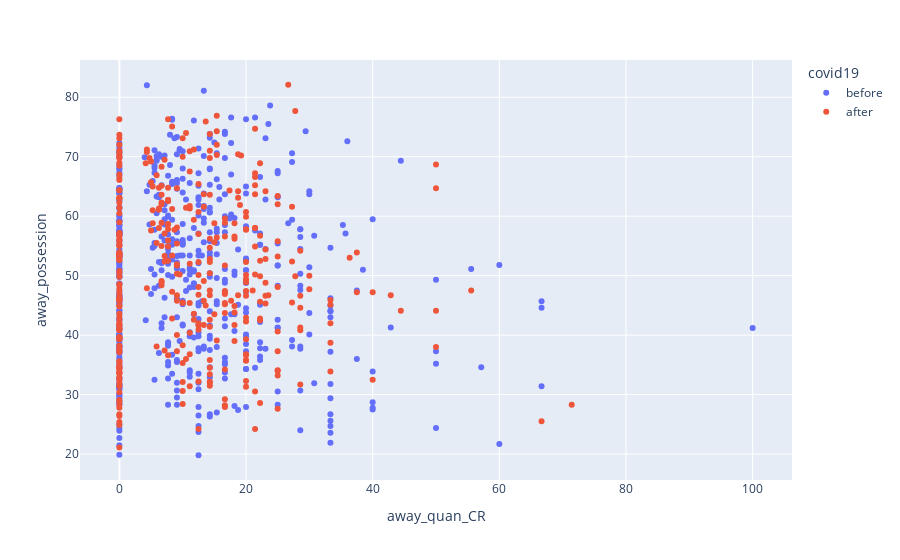

Write notebook code for a chart like this one.
### Code cell
away_possession_vs_quanCR = px.scatter(away_data, x='away_quan_CR', y='away_possession',color='covid19')
away_possession_vs_quanCR.show()

### Figure 1 — Plotly figure (JSON) as saved in the notebook; plotly's stock layout.template omitted (floating-point values rounded to 4 significant figures; data arrays with more than 128 entries replaced by an {"elided": "..."} marker saying what was removed)
{"data": [{"hovertemplate": "covid19=before<br>away_quan_CR=%{x}<br>away_possession=%{y}<extra></extra>", "legendgroup": "before", "marker": {"color": "#636efa", "symbol": "circle"}, "mode": "markers", "name": "before", "orientation": "v", "showlegend": true, "type": "scatter", "x": {"elided": "500 float values"}, "xaxis": "x", "y": {"elided": "500 float values"}, "yaxis": "y"}, {"hovertemplate": "covid19=after<br>away_quan_CR=%{x}<br>away_possession=%{y}<extra></extra>", "legendgroup": "after", "marker": {"color": "#EF553B", "symbol": "circle"}, "mode": "markers", "name": "after", "orientation": "v", "showlegend": true, "type": "scatter", "x": {"elided": "355 float values"}, "xaxis": "x", "y": {"elided": "355 float values"}, "yaxis": "y"}], "layout": {"legend": {"title": {"text": "covid19"}, "tracegroupgap": 0}, "margin": {"t": 60}, "xaxis": {"anchor": "y", "domain": [0, 1], "title": {"text": "away_quan_CR"}}, "yaxis": {"anchor": "x", "domain": [0, 1], "title": {"text": "away_possession"}}}}
